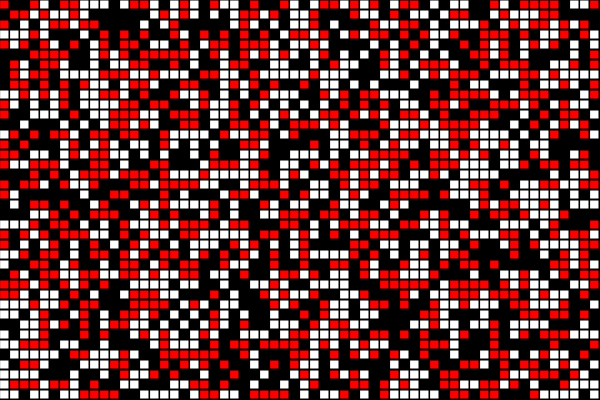
Frame 1 (no input)
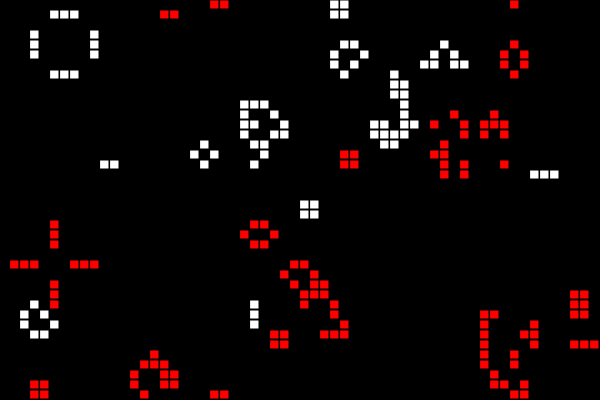
Frame 60 (no input)
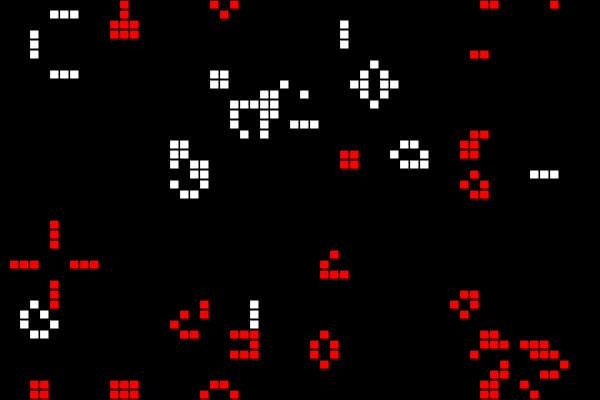
Frame 120 (the mouse pressed at the canvas centre since frame 60)

The p5.js sketch that drew these frames (run headless with seeded random() and noise() and a simulated clock; from frame 60 on, the mouse is pressed at the canvas centre):

// p5.js sketch
// ── sketch.js
// Daniel Shiffman
// http://codingtra.in
// http://patreon.com/codingtrain

// Game of Life
// Video: https://youtu.be/FWSR_7kZuYg

function make2DArray(cols, rows) {
	let arr = new Array(cols);
	for (let i = 0; i < arr.length; i++) {
	  arr[i] = new Array(rows);
	}
	return arr;
  }
  
  let grid;
  let cols;
  let rows;
  let resolution = 10;
  
  function setup() {
	createCanvas(600, 400);
	cols = width / resolution;
	rows = height / resolution;
  
	grid = make2DArray(cols, rows);
	for (let i = 0; i < cols; i++) {
	  for (let j = 0; j < rows; j++) {
		grid[i][j] = floor(random(3));
	  }
	}
  }
  
  function draw() {
	background(0);
  
	for (let i = 0; i < cols; i++) {
	  for (let j = 0; j < rows; j++) {
		let x = i * resolution;
		let y = j * resolution;
		if (grid[i][j] == 1) {
		  fill(255);
		  stroke(0);
		  rect(x, y, resolution - 1, resolution - 1);
		}
		if (grid[i][j] == 2) {
			fill("#FF0000");
			stroke(0);
			rect(x, y, resolution - 1, resolution - 1);
		}
		
	  }
	}
  
	let next = make2DArray(cols, rows);
  
	// Compute next based on grid
	for (let i = 0; i < cols; i++) {
	  for (let j = 0; j < rows; j++) {
		let state = grid[i][j];
		// Count live neighbors!
		let sum = 0;
		let neighbors1 = countNeighbors(grid, i, j,1);
		let neighbors2 = countNeighbors(grid, i, j, 2);
		let rand = floor(random(50))
		/*
		if(rand  == 2){
			state = 2;

		}
		else if(rand > 47){
			state = 1;
		}*/
		

		if (state == 0 && (neighbors1 == 3 || neighbors2 == 3)) {
			if(neighbors1 > neighbors2){
				
		  		next[i][j] = 1;
			}else if (neighbors1 < neighbors2){
				next[i][j] = 2;
			}else{
				next[i][j] = floor(random(3));
			}
			//White are good at attacking, red at invading and converting
		} else if (state == 1 && (neighbors1 < 2 || neighbors1 > 3||neighbors2 > 1)) {
			if((neighbors2 > 3)){
				next[i][j] = 2;
			}else{
				//Die stochastically
				next[i][j] = 0;
			}
		  
		}else if (state == 2 && (neighbors2 < 2 || neighbors2 > 3|| neighbors1 > 1)) {
			if((neighbors1 > 3)){
				next[i][j] = 1;
			}else{
				next[i][j] = 0;
			}
		}else {
		  next[i][j] = state;
		}

	  }
	}
  
	grid = next;
  }
  
  function countNeighbors(grid, x, y, type) {
	let sum = 0;
	for (let i = -1; i < 2; i++) {
	  for (let j = -1; j < 2; j++) {
		let col = (x + i + cols) % cols;
		let row = (y + j + rows) % rows;
		if(grid[col][row]==type){
			sum += grid[col][row]/type;
	 	}
	  }
	}
	if(grid[x][y] == type){
		sum -= grid[x][y]/type;
	}else{
		sum -grid[x][y];
	}
	return sum;
  }
